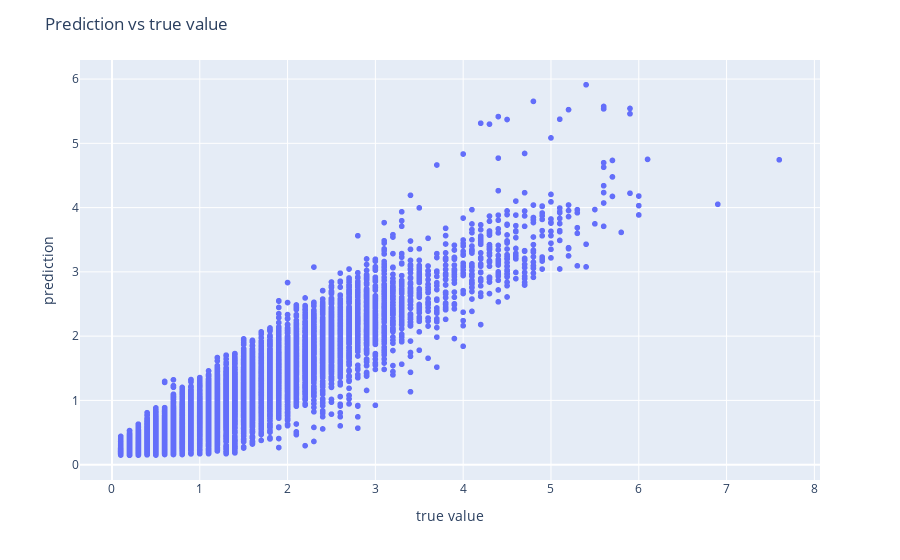

This figure's notebook cell:
### Code cell
# Test model
print('Test accuracy of the model: {:.3f}'.format(height_pipe.score(X_test, Y_test)))
plot_prediction(height_pipe, X_test, Y_test)

### Figure 1 — Plotly figure (JSON) as saved in the notebook; plotly's stock layout.template omitted (floating-point values rounded to 4 significant figures; data arrays with more than 128 entries replaced by an {"elided": "..."} marker saying what was removed)
{"data": [{"hovertemplate": "x=%{x}<br>y=%{y}<extra></extra>", "legendgroup": "", "marker": {"color": "#636efa", "symbol": "circle"}, "mode": "markers", "name": "", "showlegend": false, "type": "scattergl", "x": {"elided": "14608 float values"}, "xaxis": "x", "y": {"elided": "14608 float values"}, "yaxis": "y"}], "layout": {"legend": {"tracegroupgap": 0}, "margin": {"t": 60}, "title": {"text": "Prediction vs true value"}, "xaxis": {"anchor": "y", "domain": [0, 1], "title": {"text": "true value"}}, "yaxis": {"anchor": "x", "domain": [0, 1], "title": {"text": "prediction"}}}}
